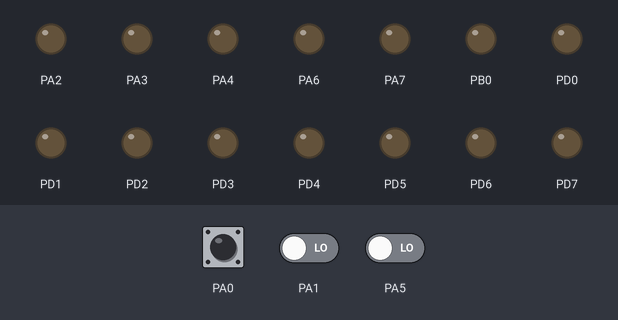
The program below on a simulated ATmega32, built with avr-gcc and emulated at 16 MHz. Shown: output pins drawn as LEDs (lit = HIGH). The inputs (shaded band) are chosen by the test bench; at power-on: PA0 HIGH, PA1 LOW, PA5 LOW.

Above: at 1.2 s.
1.3 s: PA0 pulled LOW for 0.15 s
At 1.44 s:
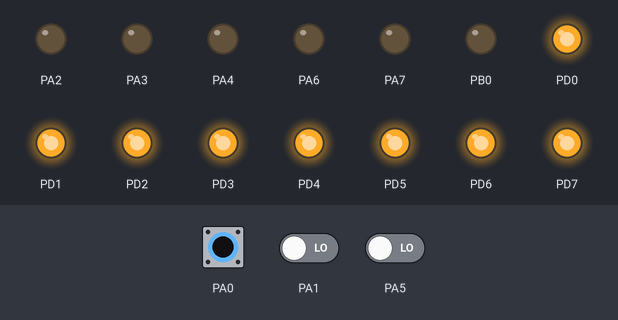
3.0 s: PA0 pulled LOW for 3.2 s
At 6.8 s:
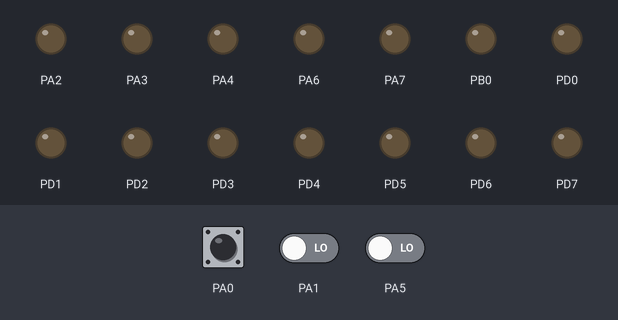
Timing chart, 0 to 8.3 s (numbered marks = the images above; inputs shaded):
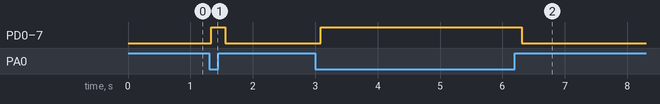

Measured:
- after the input at 1.3 s, PD0–7: LOW → HIGH at once, → LOW 0.23 s later
- after the input at 3.0 s, PD0–7: LOW → HIGH after 0.09 s, → LOW 3.2 s later

The program:

main.c
```c
/*
 * Dio_LayeredArchitecture.c
 *
 * Created: 5/29/2020 11:12:07 AM
 * Author : infin
 */

#define F_CPU 16000000
#include <util/delay.h>
#include "dio.h"
#include "dio_cfg.h"
#include "STD_Types.h"

int main(void)
{
  Dio_Init();
  Dio_WriteChannel(Dio_Channel_A0,STD_HIGH);//activate pull-up
    while (1)
    {
		if(Dio_ReadChannel(Dio_Channel_A0)==STD_LOW){
			_delay_ms(30);
			Dio_WritePort(Dio_PortD,0xFF);
			//Dio_WriteChannel(Dio_Channel_D3,STD_HIGH);
			_delay_ms(100);
		}
		else{
		    Dio_WritePort(Dio_PortD,0x00);
		//	Dio_WriteChannel(Dio_Channel_D3,STD_LOW);
			_delay_ms(100);
		}


	}
}
```

STD_Types.h
```c
/*
 * STD_Types.h
 *
 * Created: 5/29/2020 11:18:22 AM
 *  Author: infin
 */


#ifndef STD_TYPES_H_
#define STD_TYPES_H_
//unsigned
typedef unsigned char uint8; //data type
typedef unsigned int uint16;
typedef unsigned long int uint32;
//signed
typedef signed char sint8;
typedef signed int sint16;
typedef signed long int sint32;


typedef float float16;
typedef double float32;


typedef enum{
	STD_LOW,//0
	STD_HIGH //1
}STD_LevelType;


#endif /* STD_TYPES_H_ */
```

bit_math.h
```c
/*
 * bit_math.h
 *
 * Created: 5/29/2020 11:18:11 AM
 *  Author: infin
 */


#ifndef BIT_MATH_H_
#define BIT_MATH_H_

#define SET_BIT(var,bit)	var|=(1<<bit)
#define CLEAR_BIT(var,bit)	var&=~(1<<bit)
#define TOGGLE_BIT(var,bit)	var^=(1<<bit)
#define GET_BIT(var,bit)	((var>>bit)&1)


#endif /* BIT_MATH_H_ */
```

dio.c
```c
/*
 * dio.c
 *
 * Created: 5/29/2020 11:47:52 AM
 *  Author: Mohamed
 */
#include "dio_types.h"
#include "dio_hw.h"
#include "dio.h"
#include "bit_math.h"


STD_LevelType Dio_ReadChannel(Dio_ChannelType ChannelId){

	STD_LevelType ret=STD_LOW;
	//which port?
	Dio_PortType portx=ChannelId/8;

	//position inside port?
	Dio_ChannelType pos=ChannelId % 8;
	switch (portx)
	{
		case Dio_PortA:
				ret= GET_BIT(PINA_REG,pos);
				break;
	    case Dio_PortB:
				ret= GET_BIT(PINB_REG,pos);
				break;
		case Dio_PortC:
				ret= GET_BIT(PINC_REG,pos);
				break;
		case Dio_PortD:
				ret= GET_BIT(PIND_REG,pos);
				break;
		default:
		    break;

	}
	return ret;
}


void Dio_WriteChannel(Dio_ChannelType channelId,STD_LevelType Level){
	//port of the channel? 4 ports 0 ~ 3

	 Dio_PortType portx=channelId/8; // 1/8=0 , 0~ 3

	 //position of the channel inside the port 0~7
	 Dio_ChannelType pos= channelId % 8; //7

	 switch(portx){
		 case Dio_PortA:

					if (Level==STD_HIGH)
					{
						SET_BIT(PORTA_REG,pos); // PORTA_REG |=(1<<1)
					}
					else{
						CLEAR_BIT(PORTA_REG,pos);
					}
					break;

		 case Dio_PortB:
		 	if (Level==STD_HIGH)
		 	{
			 	SET_BIT(PORTB_REG,pos); // PORTA_REG |=(1<<pos)
		 	}
		 	else{
			 	CLEAR_BIT(PORTB_REG,pos);
		 	}
		 	break;
		 case Dio_PortC:
			 if (Level==STD_HIGH)
			 {
				 SET_BIT(PORTC_REG,pos); // PORTA_REG |=(1<<pos)
			 }
			else{
				 CLEAR_BIT(PORTC_REG,pos);
			 }
			break;
		 case Dio_PortD:
			if (Level==STD_HIGH)
			{
				 SET_BIT(PORTD_REG,pos); // PORTA_REG |=(1<<pos)
			}
			else{
				 CLEAR_BIT(PORTD_REG,pos);
			}
			break;

		default: break;
	 }


}

void Dio_WritePort(Dio_PortType port,uint8 value){

	switch(port){
		case Dio_PortA:
				PORTA_REG=value;
				break;
		case Dio_PortB:
				PORTB_REG=value;
				break;
		case Dio_PortC:
				PORTC_REG=value;
				break;
		case Dio_PortD:
			PORTD_REG=value;
			break;

		default: break;

	}

}
```

dio.h
```c
/*
 * dio.h
 *
 * Created: 5/29/2020 11:43:50 AM
 *  Author: infin
 */


#ifndef DIO_H_
#define DIO_H_
#include "STD_Types.h"
#include "dio_types.h"
//prototypes
void Dio_WriteChannel(Dio_ChannelType channelId,STD_LevelType Level);
STD_LevelType Dio_ReadChannel(Dio_ChannelType channelId);
void Dio_WritePort(Dio_PortType,uint8 value);
//TODO : Read PORT

#endif /* DIO_H_ */
```

dio_cfg.c
```c
/*
 * dio_cfg.c
 *
 * Created: 5/29/2020 1:41:28 PM
 *  Author: infin
 */
#include "dio_cfg.h"
#include "bit_math.h"
#include "dio_hw.h"

const Dio_PinType pin_cfg[PINCOUNT]={
/*PA0*/	{Input,STD_HIGH},
/*PA1*/	{Input,STD_HIGH}, //input with pull-up
/*PA2*/	{Output,STD_LOW},
/*PA3*/	{Output,STD_LOW},
/*PA4*/	{Output,STD_LOW},
/*PA5*/	{Input,STD_HIGH}, //input with pull-up
/*PA6*/	{Output,STD_LOW},
/*PA7*/	{Output,STD_LOW},
/*PB0*/	{Output,STD_LOW},
/*PB1*/	{Input,STD_HIGH}, //input with pull-up
/*PB2*/	{Output,STD_LOW},
/*PB3*/	{Output,STD_LOW},
/*PB4*/	{Output,STD_LOW},
/*PB5*/	{Input,STD_HIGH}, //input with pull-up
/*PB6*/	{Output,STD_LOW},
/*PB7*/	{Output,STD_LOW},
/*PC0*/	{Output,STD_LOW},
/*PC1*/	{Input,STD_HIGH}, //input with pull-up
/*PC2*/	{Output,STD_LOW},
/*PC3*/	{Output,STD_LOW},
/*PC4*/	{Output,STD_LOW},
/*PC5*/	{Input,STD_HIGH}, //input with pull-up
/*PC6*/	{Output,STD_LOW},
/*PC7*/	{Output,STD_LOW},
/*PD0*/	{Output,STD_LOW},
/*PD1*/	{Output,STD_HIGH}, //input with pull-up
/*PD2*/	{Output,STD_LOW},
/*PD3*/	{Output,STD_LOW},
/*PD4*/	{Output,STD_LOW},
/*PD5*/	{Output,STD_HIGH}, //input with pull-up
/*PD6*/	{Output,STD_LOW},
/*PD7*/	{Output,STD_LOW}


};

void Dio_Init(){

	//loop on all pins , set DDR
	uint8 counter;
	for(counter=Dio_Channel_A0;counter<PINCOUNT;counter++){
		Dio_PortType portx=counter/8;
		Dio_ChannelType pos=counter % 8;
		if (pin_cfg[counter].pinDirection==Output)
		{
			switch (portx)
			{
				case Dio_PortA:
						SET_BIT(DDRA_REG,pos);
						break;
				case Dio_PortB:
						SET_BIT(DDRB_REG,pos);
						break;
				case Dio_PortC:
						SET_BIT(DDRC_REG,pos);
						break;
				case Dio_PortD:
						SET_BIT(DDRD_REG,pos);
						break;
			}//switch
		}//if
		else{
			switch (portx)
			{
				case Dio_PortA:
					CLEAR_BIT(DDRA_REG,pos);
					break;
				case Dio_PortB:
					CLEAR_BIT(DDRB_REG,pos);
					break;
				case Dio_PortC:
					CLEAR_BIT(DDRC_REG,pos);
					break;
				case Dio_PortD:
					CLEAR_BIT(DDRD_REG,pos);
					break;
			}
		}

}//for loop

}//function
```

dio_cfg.h
```c
/*
 * dio_cfg.h
 *
 * Created: 5/29/2020 1:41:43 PM
 *  Author: infin
 */


#ifndef DIO_CFG_H_
#define DIO_CFG_H_
#include "STD_Types.h"
#include "dio_types.h"
#define PINCOUNT 32

typedef struct{
	Dio_DirType pinDirection;
	STD_LevelType pinLevel;//TODO
}Dio_PinType;

extern const Dio_PinType pin_cfg[PINCOUNT];
void Dio_Init();
#endif /* DIO_CFG_H_ */
```

dio_hw.h
```c
/*
 * dio_hw.h
 *
 * Created: 5/29/2020 11:19:00 AM
 *  Author: infin
 */


#ifndef DIO_HW_H_
#define DIO_HW_H_
#include "STD_Types.h"
//#define	nameofReg			*((casting to a pointer)addressOf Register)
#define PINA_REG			*((volatile const uint8*)0x39)
#define DDRA_REG			*((volatile uint8*)0x3A)
#define PORTA_REG			*((volatile uint8*)0x3B)

#define PINB_REG			*((volatile const uint8*)0x36)
#define DDRB_REG			*((volatile uint8*)0x37)
#define PORTB_REG			*((volatile uint8*)0x38)

#define PINC_REG			*((volatile const uint8*)0x33)
#define DDRC_REG			*((volatile uint8*)0x34)
#define PORTC_REG			*((volatile uint8*)0x35)

#define PIND_REG			*((volatile const uint8*)0x30)
#define DDRD_REG			*((volatile uint8*)0x31)
#define PORTD_REG			*((volatile uint8*)0x32)

#endif /* DIO_HW_H_ */
```

dio_types.h
```c
/*
 * dio_types.h
 *
 * Created: 5/29/2020 11:18:42 AM
 *  Author: infin
 */
//Channel Type
//PORT Type

#ifndef DIO_TYPES_H_
#define DIO_TYPES_H_

//
typedef enum{
	Dio_Channel_A0, //0
	Dio_Channel_A1,
	Dio_Channel_A2,
	Dio_Channel_A3,
	Dio_Channel_A4,
	Dio_Channel_A5,
	Dio_Channel_A6,
	Dio_Channel_A7,
	Dio_Channel_B0,
	Dio_Channel_B1,
	Dio_Channel_B2,
	Dio_Channel_B3,
	Dio_Channel_B4,
	Dio_Channel_B5,
	Dio_Channel_B6,
	Dio_Channel_B7,
	Dio_Channel_C0,
	Dio_Channel_C1,
	Dio_Channel_C2,
	Dio_Channel_C3,
	Dio_Channel_C4,
	Dio_Channel_C5,
	Dio_Channel_C6,
	Dio_Channel_C7,
	Dio_Channel_D0,
	Dio_Channel_D1,
	Dio_Channel_D2,
	Dio_Channel_D3,
	Dio_Channel_D4,
	Dio_Channel_D5,
	Dio_Channel_D6,
	Dio_Channel_D7,//31
}Dio_ChannelType;

typedef enum{
	Dio_PortA, //0
	Dio_PortB,
	Dio_PortC,
	Dio_PortD//3

}Dio_PortType;

typedef enum{
	Input,
	Output
}Dio_DirType;

#endif /* DIO_TYPES_H_ */
```
